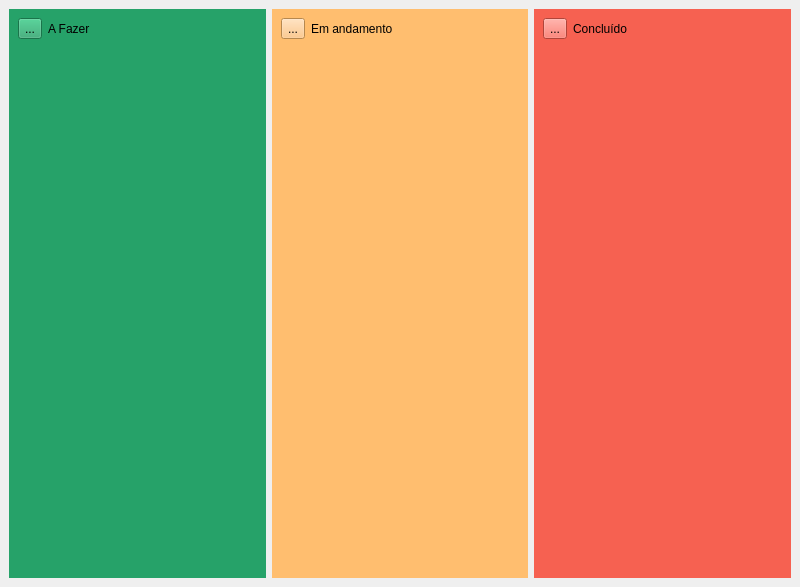
<?xml version="1.0" encoding="UTF-8"?>
<ui version="4.0">
 <class>MainWindow</class>
 <widget class="QMainWindow" name="MainWindow">
  <property name="geometry">
   <rect>
    <x>0</x>
    <y>0</y>
    <width>800</width>
    <height>587</height>
   </rect>
  </property>
  <property name="windowTitle">
   <string>MainWindow</string>
  </property>
  <widget class="QWidget" name="centralwidget">
   <layout class="QGridLayout" name="gridLayout">
    <item row="0" column="0">
     <layout class="QHBoxLayout" name="horizontalLayout_11">
      <item>
       <widget class="QFrame" name="gridFrame_1">
        <property name="styleSheet">
         <string notr="true">background-color: rgb(38, 162, 105);</string>
        </property>
        <layout class="QGridLayout" name="gridLayout_4">
         <item row="1" column="0">
          <layout class="QVBoxLayout" name="vl_a_fazer">
           <item>
            <spacer name="verticalSpacer_2">
             <property name="orientation">
              <enum>Qt::Vertical</enum>
             </property>
             <property name="sizeHint" stdset="0">
              <size>
               <width>20</width>
               <height>40</height>
              </size>
             </property>
            </spacer>
           </item>
          </layout>
         </item>
         <item row="0" column="0">
          <layout class="QHBoxLayout" name="horizontalLayout_13">
           <item>
            <widget class="QToolButton" name="btn_concluido">
             <property name="cursor">
              <cursorShape>PointingHandCursor</cursorShape>
             </property>
             <property name="text">
              <string>...</string>
             </property>
             <property name="icon">
              <iconset theme="list-add"/>
             </property>
            </widget>
           </item>
           <item>
            <widget class="QLabel" name="label_2">
             <property name="text">
              <string>A Fazer</string>
             </property>
            </widget>
           </item>
          </layout>
         </item>
        </layout>
       </widget>
      </item>
      <item>
       <widget class="QFrame" name="gridFrame_2">
        <property name="styleSheet">
         <string notr="true">background-color: rgb(255, 190, 111);</string>
        </property>
        <layout class="QGridLayout" name="gridLayout_5">
         <item row="1" column="0">
          <layout class="QVBoxLayout" name="vl_em_andamento">
           <item>
            <spacer name="verticalSpacer_4">
             <property name="orientation">
              <enum>Qt::Vertical</enum>
             </property>
             <property name="sizeHint" stdset="0">
              <size>
               <width>20</width>
               <height>40</height>
              </size>
             </property>
            </spacer>
           </item>
          </layout>
         </item>
         <item row="0" column="0">
          <layout class="QHBoxLayout" name="horizontalLayout_15">
           <item>
            <widget class="QToolButton" name="btn_nova_tarefa_4">
             <property name="cursor">
              <cursorShape>PointingHandCursor</cursorShape>
             </property>
             <property name="text">
              <string>...</string>
             </property>
             <property name="icon">
              <iconset theme="list-add"/>
             </property>
            </widget>
           </item>
           <item>
            <widget class="QLabel" name="label_4">
             <property name="text">
              <string>Em andamento</string>
             </property>
            </widget>
           </item>
          </layout>
         </item>
        </layout>
       </widget>
      </item>
      <item>
       <widget class="QFrame" name="gridFrame_3">
        <property name="styleSheet">
         <string notr="true">background-color: rgb(246, 97, 81);</string>
        </property>
        <layout class="QGridLayout" name="gridLayout_6">
         <item row="1" column="0">
          <layout class="QVBoxLayout" name="vl_concluido">
           <item>
            <spacer name="verticalSpacer_5">
             <property name="orientation">
              <enum>Qt::Vertical</enum>
             </property>
             <property name="sizeHint" stdset="0">
              <size>
               <width>20</width>
               <height>40</height>
              </size>
             </property>
            </spacer>
           </item>
          </layout>
         </item>
         <item row="0" column="0">
          <layout class="QHBoxLayout" name="horizontalLayout_16">
           <item>
            <widget class="QToolButton" name="btn_nova_tarefa_5">
             <property name="cursor">
              <cursorShape>PointingHandCursor</cursorShape>
             </property>
             <property name="text">
              <string>...</string>
             </property>
             <property name="icon">
              <iconset theme="list-add"/>
             </property>
            </widget>
           </item>
           <item>
            <widget class="QLabel" name="label_5">
             <property name="text">
              <string>Concluído</string>
             </property>
            </widget>
           </item>
          </layout>
         </item>
        </layout>
       </widget>
      </item>
     </layout>
    </item>
   </layout>
  </widget>
 </widget>
 <resources/>
 <connections/>
</ui>
